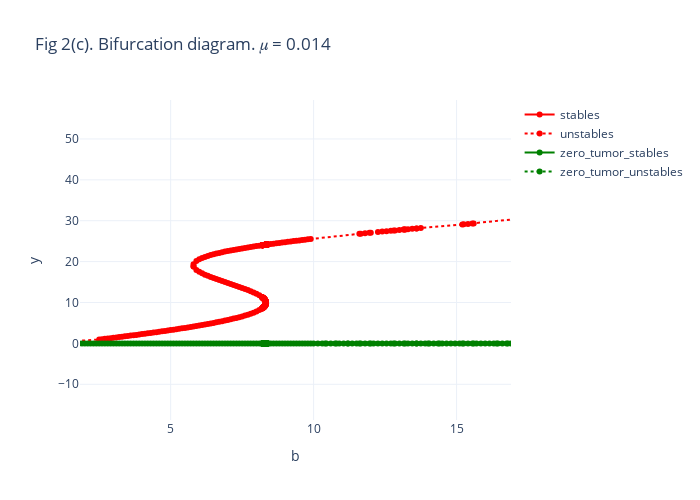

The notebook cell saved with this chart:
### Code cell
fig = go.Figure()
stables = df[df.stable & (df.y != 0)]
unstables = df[~df.stable & (df.y != 0)]
zero_tumor_stables = df[df.stable & (df.y == 0)]
zero_tumor_unstables = df[~df.stable & (df.y == 0)]

fig.add_trace(go.Scatter(x=stables.b, y=stables.y, mode='lines+markers', name="stables",
              line={"color": "red"} | get_line_mode(stable=True)))
fig.add_trace(go.Scatter(x=unstables.b, y=unstables.y, mode='lines+markers', name="unstables",
                         line={"color": "red"} | get_line_mode(stable=False)))
fig.add_trace(go.Scatter(x=zero_tumor_stables.b, y=zero_tumor_stables.y, mode='lines+markers', name="zero_tumor_stables",
                         line={"color": "green"} | get_line_mode(stable=True)))
fig.add_trace(go.Scatter(x=zero_tumor_unstables.b, y=zero_tumor_unstables.y, mode='lines+markers', name="zero_tumor_unstables",
                         line={"color": "green"} | get_line_mode(stable=False)))

fig.update_layout(title="Fig 2(c). Bifurcation diagram. 𝜇 = 0.014")
fig.update_layout(xaxis={"title": "b"}, yaxis={"title": "y"}, template="plotly_white", autosize=False,
                  width=700,
                  height=500)

### Figure 1 — Plotly figure (JSON) as saved in the notebook; plotly's stock layout.template omitted (floating-point values rounded to 4 significant figures; data arrays with more than 128 entries replaced by an {"elided": "..."} marker saying what was removed)
{"data": [{"line": {"color": "red"}, "mode": "lines+markers", "name": "stables", "type": "scatter", "x": {"elided": "603 float values"}, "y": {"elided": "603 float values"}}, {"line": {"color": "red", "dash": "dot"}, "mode": "lines+markers", "name": "unstables", "type": "scatter", "x": {"elided": "948 float values"}, "y": {"elided": "948 float values"}}, {"line": {"color": "green"}, "mode": "lines+markers", "name": "zero_tumor_stables", "type": "scatter", "x": {"elided": "810 float values"}, "y": {"elided": "810 int values"}}, {"line": {"color": "green", "dash": "dot"}, "mode": "lines+markers", "name": "zero_tumor_unstables", "type": "scatter", "x": [0, 0.4, 0.8, 1.2, 0.2, 0.1, 1.3, 1.1, 1, 0.9, 0.7, 0.6, 0.5, 0.3], "y": [0, 0, 0, 0, 0, 0, 0, 0, 0, 0, 0, 0, 0, 0]}], "layout": {"autosize": false, "height": 500, "title": {"text": "Fig 2(c). Bifurcation diagram. 𝜇 = 0.014"}, "width": 700, "xaxis": {"autorange": false, "range": [1.83, 16.9], "showspikes": false, "title": {"text": "b"}, "type": "linear"}, "yaxis": {"autorange": false, "range": [-18.74, 59.53], "showspikes": false, "title": {"text": "y"}, "type": "linear"}}}
